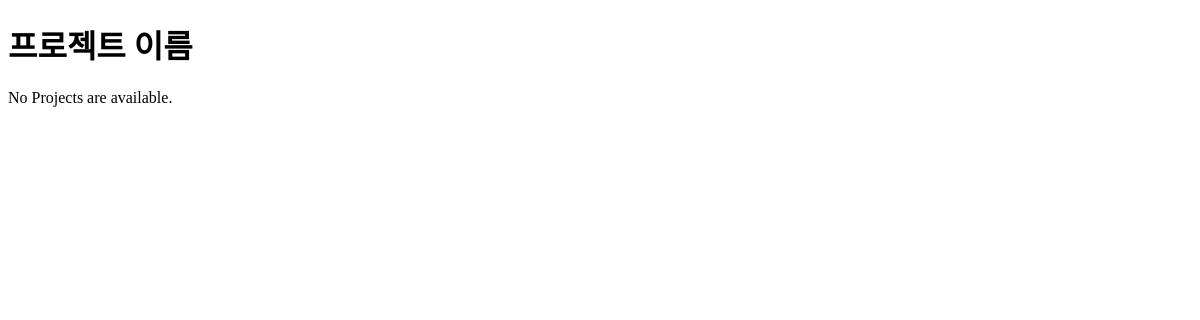
Before: /user/index/ with the older database file.
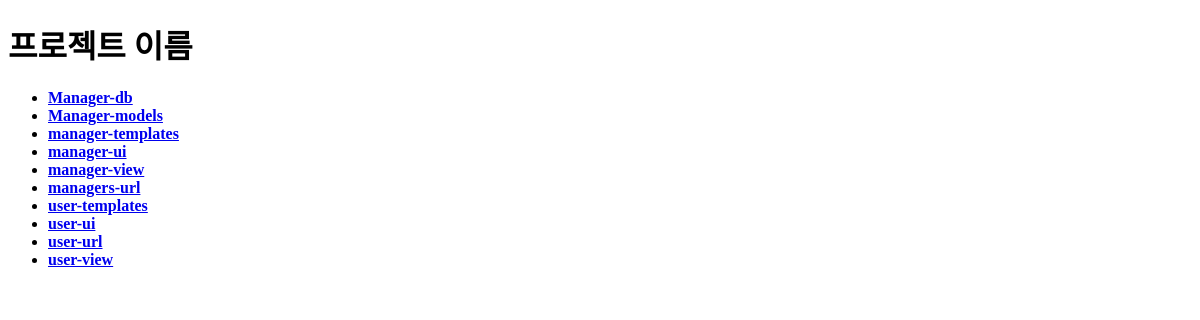
After: the same page with the newer database file.
### apps/managers/models.py (models this page shows, shortened)
class Projects(models.Model) :
    project_name = models.CharField(max_length=100, primary_key=True)
    project_explain_image = models.ImageField(upload_to='image/')

### apps/user/views.py (the view)
# urls.py: path('index/', views.index, name="index"),  #리스트 보여주기 및 추가하는 방법
def index(request) :
    projects_list = Projects.objects.values("project_name")
    list = []
    for project in projects_list :
        list.append(project['project_name'])
    context = {"list" : list}
    return render(request, "user/index.html", context)

### apps/user/templates/user/index.html (shortened to what this page needs)
<!DOCTYPE html>
<head>
</head>
<body>
    <h1>프로젝트 이름</h1>
    {% if list %}
        <ul>
            {% for project_name in list %}
                <li>
                    <strong> <a href="{% url 'user:project_detail' project_name %}">{{ project_name }}</a></strong>
                </li>
            {% endfor %}
        </ul>
    {% else %}
        <p>No Projects are available.</p>
    {% endif %}
</body>

Changed rows visible on the page:
added Projects: list "Manager-db"
added Projects: list "Manager-models"
added Projects: list "manager-templates"
added Projects: list "manager-ui"
added Projects: list "manager-view"
added Projects: list "managers-url"
added Projects: list "user-templates"
added Projects: list "user-ui"
added Projects: list "user-url"
added Projects: list "user-view"
Other visible differences:
text no longer shown: "No Projects are available."
